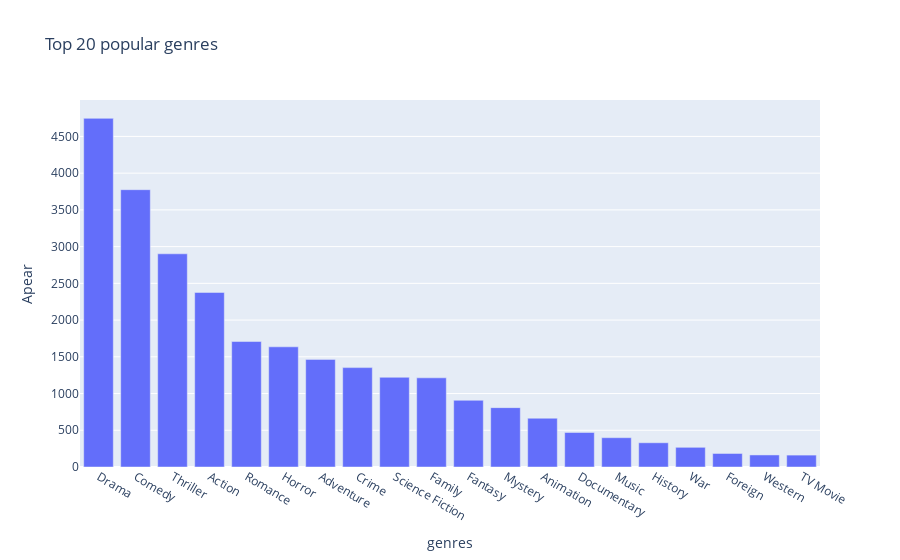

Notebook code for this chart:
### Markdown cell above
### Question2: What are the top 20 famous genres?

### Code cell
genres = num_of_appearance('genres')
px.bar(data_frame=genres, x='Item',y='Apear',title="Top 20 popular genres",labels={'Item':'genres'})
#bar(genres,"Top 20 popular genres")

### Figure 1 — Plotly figure (JSON) as saved in the notebook; plotly's stock layout.template omitted (floating-point values rounded to 4 significant figures)
{"data": [{"alignmentgroup": "True", "hovertemplate": "genres=%{x}<br>Apear=%{y}<extra></extra>", "legendgroup": "", "marker": {"color": "#636efa", "pattern": {"shape": ""}}, "name": "", "offsetgroup": "", "orientation": "v", "showlegend": false, "textposition": "auto", "type": "bar", "x": ["Drama", "Comedy", "Thriller", "Action", "Romance", "Horror", "Adventure", "Crime", "Science Fiction", "Family", "Fantasy", "Mystery", "Animation", "Documentary", "Music", "History", "War", "Foreign", "Western", "TV Movie"], "xaxis": "x", "y": [4746, 3775, 2902, 2376, 1708, 1636, 1465, 1353, 1221, 1214, 908, 808, 664, 470, 399, 330, 268, 184, 164, 162], "yaxis": "y"}], "layout": {"barmode": "relative", "legend": {"tracegroupgap": 0}, "title": {"text": "Top 20 popular genres"}, "xaxis": {"anchor": "y", "domain": [0, 1], "title": {"text": "genres"}}, "yaxis": {"anchor": "x", "domain": [0, 1], "title": {"text": "Apear"}}}}
